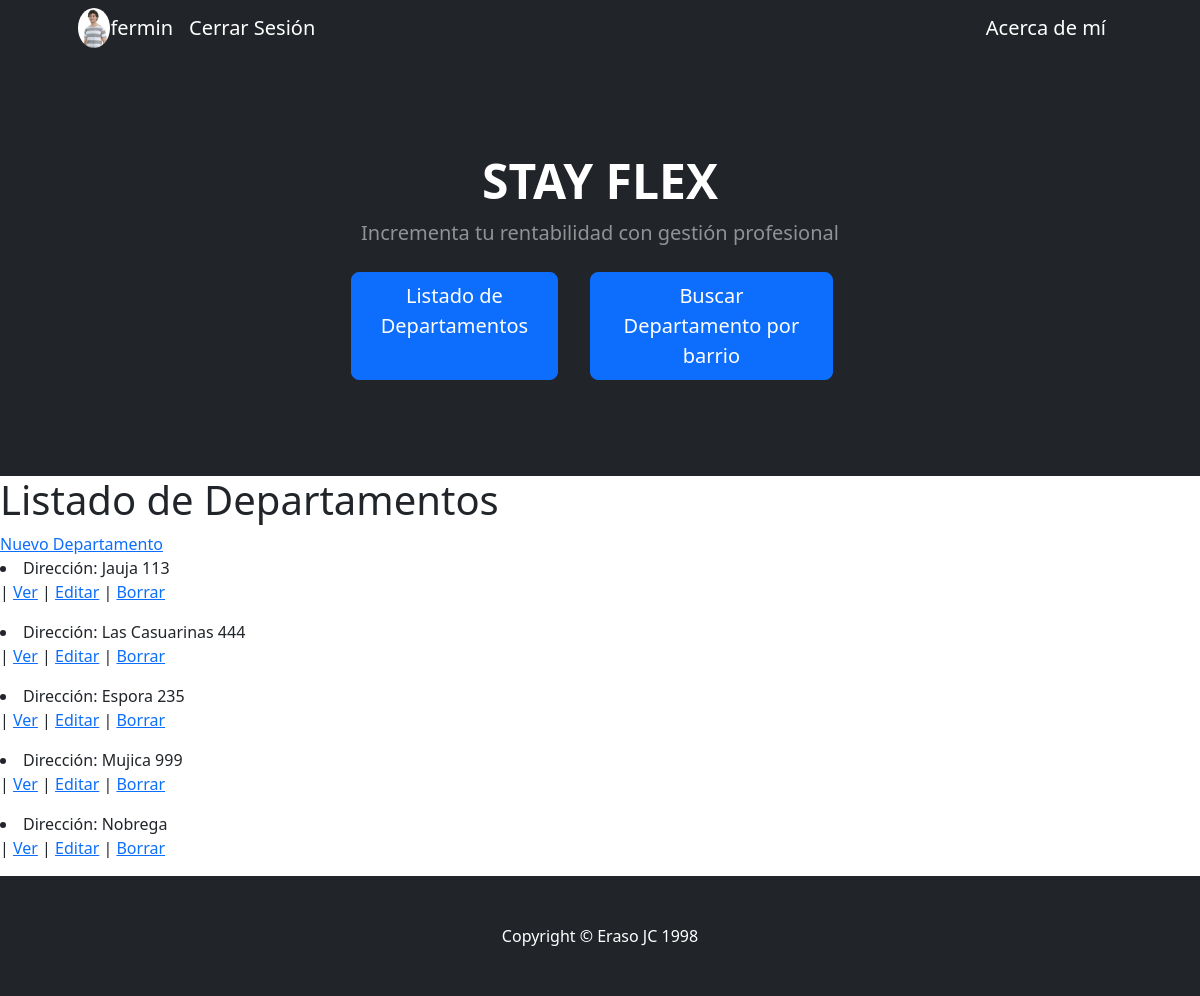
The app's page /APPFinal/departamentos/lista (signed in) with its own data.
### APPFinal/models.py (models this page shows)
class Departamento(models.Model):
    barrio = models.CharField(max_length=40, null=True, blank=True)
    direccion = models.CharField(max_length=40)
    piso = models.IntegerField(null=True, blank=True)
    depto = models.CharField(max_length=40)
    descripcion = models.CharField(max_length=100, null=True, blank=True)

### APPFinal/views.py (the view)
# urls.py: path('departamentos/lista', views.DepartamentosLista.as_view(), name = "ListaDepartamentos"),
class DepartamentosLista(ListView):
    model = Departamento
    context_object_name = "departamentos"
    template_name = "APPFinal/depto_lista.html"

### APPFinal/templates/APPFinal/depto_lista.html (shortened to what this page needs)
{% extends "APPFinal/padre.html" %}
{% load static %}
{% block contenidoQueCambia %}
<h1>Listado de Departamentos</h1>
{% if request.user.is_authenticated %}
    <a href={% url 'NuevoDepartamento' %}>Nuevo Departamento</a>
    {% endif %}
{% for departamento in departamentos %}
    <li>Dirección: {{departamento.direccion}}
        <p>
            {% if not request.user.is_authenticated %}
            |   <a href="{% url 'DetalleDepartamento' departamento.pk %}">Ver</a>
            |
                {% else %}
            |   <a href="{% url 'DetalleDepartamento' departamento.pk %}">Ver</a>
            |    <a href="{% url 'EditarDepartamento' departamento.pk %}">Editar</a>
            |
                <a href="{% url 'BorrarDepartamento' departamento.pk %}">Borrar</a>
                {% endif %}
        </p>
    </li>
{% endfor %}
{% endblock contenidoQueCambia  %}

### APPFinal/templates/APPFinal/padre.html (shortened to what this page needs)
<!DOCTYPE html>
<html lang="en">
<head>
    {% load static %}
    <link href="https://cdn.jsdelivr.net/npm/bootstrap-icons@1.4.1/font/bootstrap-icons.css" rel="stylesheet" />
    <link href="{% static 'APPFinal/css/styles.css' %}" rel="stylesheet" />
</head>
<body>
    <nav class="navbar navbar-expand-lg navbar-dark bg-dark">
        <div class="container px-5">
            {% if not request.user.is_authenticated %}
                <a class="navbar-brand" href="{% url 'Login' %}">Iniciar Sesión</a>
                <a class="navbar-brand" href="{% url 'Register' %}">Registarse</a>
            {% else %}
                {% if request.user.avatar %}
                    <img class="avatar-image" src="{% url 'serve_avatar' user_id=request.user.id %}" alt="" height="40px">
                {% endif %}
                <a class="navbar-brand" href="{% url 'EditarPerfil' %}">{{request.user.username}}</a>
                <a class="navbar-brand" href="{% url 'Logout' %}">Cerrar Sesión</a>
            {% endif %}
            <div class="collapse navbar-collapse" id="navbarSupportedContent">
                <ul class="navbar-nav ms-auto mb-2 mb-lg-0">
                    <li class="nav-item">
                        <a class="navbar-brand" href="{% url 'Acerca de mi' %}">Acerca de mí</a>
                    </li>
                </ul>
            </div>
        </div>
    </nav>
    <header class="bg-dark py-5">
        <div class="container px-5">
            <div class="row gx-5 justify-content-center">
                <div class="col-lg-6">
                    <div class="text-center my-5">
                        <h1 class="display-5 fw-bolder text-white mb-2">STAY FLEX</h1>
                        <p class="lead text-white-50 mb-4">Incrementa tu rentabilidad con gestión profesional</p>
                        <div class="d-grid gap-3 d-sm-flex justify-content-sm-center">
                            <a class="btn btn-primary btn-lg px-4 me-sm-3" href="{% url 'ListaDepartamentos' %}">Listado de Departamentos</a>
                            <a class="btn btn-primary btn-lg px-4 me-sm-3" href="{% url 'BuscarBarrio' %}">Buscar Departamento por barrio</a>
                        </div>
                    </div>
                </div>
            </div>
        </div>
    </header>
    {% block contenidoQueCambia %}
    {% endblock contenidoQueCambia %}
    <footer class="py-5 bg-dark">
        <div class="container px-5"><p class="m-0 text-center text-white">Copyright &copy; Eraso JC 1998</p></div>
    </footer>
</body>
</html>

### APPFinal/templates/APPFinal/padre.html (style rules this page uses)
.avatar-image { border-radius: 50%; overflow: hidden; }

### records on screen
Departamento: direccion "Jauja 113"
Departamento: direccion "Las Casuarinas 444"
Departamento: direccion "Espora 235"
Departamento: direccion "Mujica 999"
Departamento: direccion "Nobrega"

### other values on screen
{{ request.user.username }} "fermin"
